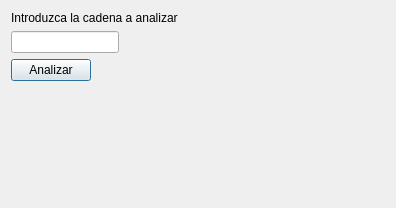
<?xml version="1.0" encoding="UTF-8"?>
<ui version="4.0">
 <class>Dialog</class>
 <widget class="QDialog" name="Dialog">
  <property name="geometry">
   <rect>
    <x>0</x>
    <y>0</y>
    <width>396</width>
    <height>208</height>
   </rect>
  </property>
  <property name="windowTitle">
   <string>Dialog</string>
  </property>
  <layout class="QFormLayout" name="formLayout">
   <item row="0" column="0">
    <widget class="QLabel" name="label">
     <property name="text">
      <string>Introduzca la cadena a analizar</string>
     </property>
    </widget>
   </item>
   <item row="1" column="0">
    <widget class="QLineEdit" name="lineEdit"/>
   </item>
   <item row="2" column="0">
    <widget class="QPushButton" name="pushButton">
     <property name="text">
      <string>Analizar</string>
     </property>
    </widget>
   </item>
   <item row="3" column="0" colspan="2">
    <widget class="QLabel" name="texto">
     <property name="text">
      <string/>
     </property>
    </widget>
   </item>
  </layout>
 </widget>
 <resources/>
 <connections/>
</ui>
